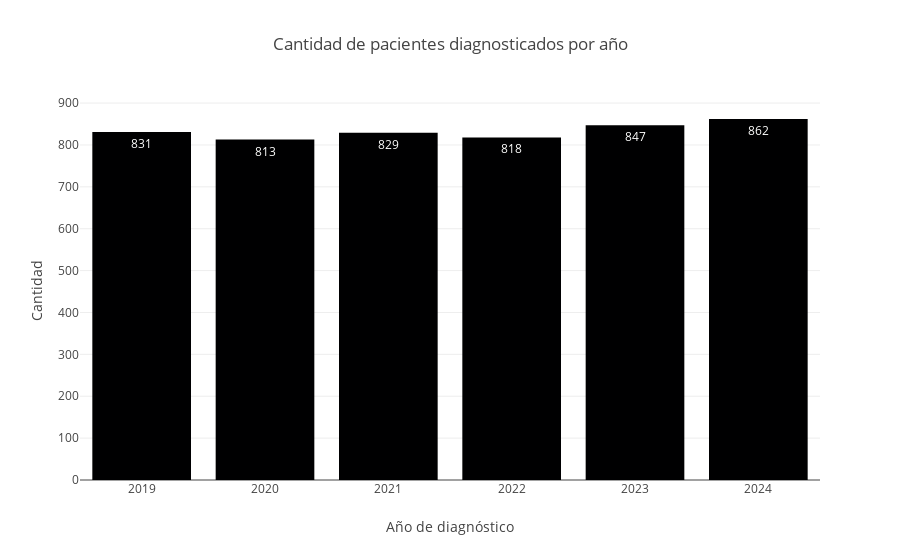

Write notebook code for a chart like this one.
### Code cell
import plotly.express as px
import scipy.stats as stats

# Asegurarse de que la columna de fecha es datetime
df['Fecha de diagnóstico'] = pd.to_datetime(df['Fecha de diagnóstico'])

# Cantidad de pacientes diagnosticados por año
df['Año de diagnóstico'] = df['Fecha de diagnóstico'].dt.year
diagnosticos_por_año = df['Año de diagnóstico'].value_counts().sort_index()
df_diagnosticos = diagnosticos_por_año.reset_index()
df_diagnosticos.columns = ['Año de diagnóstico', 'Cantidad']

# Gráfica de barras con plotly
fig_diag = px.bar(
    df_diagnosticos,
    x='Año de diagnóstico',
    y='Cantidad',
    text_auto=True,
    title='Cantidad de pacientes diagnosticados por año'
)
fig_diag.show()

# Análisis estadístico: ¿la cantidad de diagnósticos varía significativamente entre años?
# Prueba de chi-cuadrado sobre la frecuencia observada vs. uniforme
observed = df_diagnosticos['Cantidad'].values
expected = [observed.sum() / len(observed)] * len(observed)
chi2_diag, p_diag = stats.chisquare(f_obs=observed, f_exp=expected)

# Conclusión
if p_diag < 0.05:
    conclusion_diag = "Existe una diferencia estadísticamente significativa en la cantidad de pacientes diagnosticados entre los años (p < 0.05)."
else:
    conclusion_diag = "No se observa una diferencia estadísticamente significativa en la cantidad de pacientes diagnosticados entre los años (p ≥ 0.05)."

print(f"Chi2: {chi2_diag:.4f}, p-valor: {p_diag:.4f}")
print("Conclusión:", conclusion_diag)

### Figure 1 — Plotly figure (JSON) as saved in the notebook; plotly's stock layout.template omitted (floating-point values rounded to 4 significant figures)
{"data": [{"hovertemplate": "Año de diagnóstico=%{x}<br>Cantidad=%{y}<extra></extra>", "legendgroup": "", "marker": {"color": "#000001", "pattern": {"shape": ""}}, "name": "", "orientation": "v", "showlegend": false, "textposition": "auto", "texttemplate": "%{y}", "type": "bar", "x": [2019, 2020, 2021, 2022, 2023, 2024], "xaxis": "x", "y": [831, 813, 829, 818, 847, 862], "yaxis": "y"}], "layout": {"barmode": "relative", "legend": {"tracegroupgap": 0}, "title": {"text": "Cantidad de pacientes diagnosticados por año"}, "xaxis": {"anchor": "y", "domain": [0, 1], "title": {"text": "Año de diagnóstico"}}, "yaxis": {"anchor": "x", "domain": [0, 1], "title": {"text": "Cantidad"}}}}
